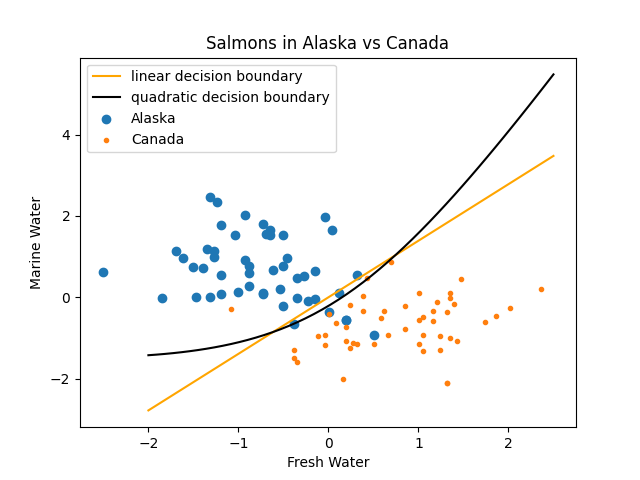

The Python source for this figure:
import pandas as pd
import numpy as np
import matplotlib.pyplot as plt
from argparse import ArgumentParser

parser = ArgumentParser()
parser.add_argument('-x',dest='x_csv',required=False,default='../ass1_data/data/q4/q4x.dat',help='Path to csv file q4x.dat')
parser.add_argument('-y',dest='y_csv',required=False,default='../ass1_data/data/q4/q4y.dat',help='Path to csv file q4y.dat')
parser.add_argument('-p',dest='p',required=False,default='4.png',help='Path to png file for Q4 showing GDA decision boundaries')

args = parser.parse_args()

def normalize(x):
    '''
    :param x: linear X (numpy array)
    :return: normalized numpy arrays x
    '''
    mean = 0
    n = x.shape[0]
    for i in range(n):
        mean+=x[i]
    mean = mean/n
    variation = 0
    for i in range(n):
        variation += np.power(x[i]-mean,2)
    variation = variation/n
    x = (x-mean)/np.sqrt(variation)
    return x

def mu0(x,y):
    return (np.sum((1-y)*x,axis=1)/np.sum(1-y)).reshape((2,1))

def mu1(x,y):
    return (np.sum(y*x,axis=1)/np.sum(y)).reshape((2,1))

def sigma(x,y,mu,n,m):
    s = np.zeros((n,n))
    for i in range(m):
        s += np.matmul(x[:,i].reshape(2,1)-mu[y[0,i]],(x[:,i].reshape(2,1)-mu[y[0,i]]).T)
    s = s/m
    return s

def sigma0(x,y,mu_0,n,m):
    s = np.zeros((n,n))
    for i in range(m):
        if(y[0,i]==0):
            s += np.matmul(x[:,i].reshape(2,1)-mu_0,(x[:,i].reshape(2,1)-mu_0).T)
    s = s/np.sum(1-y)
    return s

def sigma1(x,y,mu_1,n,m):
    s = np.zeros((n,n))
    for i in range(m):
        if(y[0,i]==1):
            s += np.matmul(x[:,i].reshape(2,1)-mu_1,(x[:,i].reshape(2,1)-mu_1).T)
    s = s/np.sum(y)
    return s

def linear_decision_boundary(x1,mu_0,mu_1,sigma_01,c):
    sigma_inv = np.linalg.inv(sigma_01)
    term1 = (np.matmul(mu_0.T,sigma_inv) - np.matmul(mu_1.T,sigma_inv)).squeeze(0)
    term2 = np.matmul(np.matmul(mu_0.T,sigma_inv),mu_0) - np.matmul(np.matmul(mu_1.T,sigma_inv),mu_1)
    return (-term1[0]*x1 -c + term2[0]/2)/term1[1]

def quadratic_decision_boundary(x1,mu_0,mu_1,sigma_0,sigma_1,constant):
    sigma_0_inv = np.linalg.inv(sigma_0)
    sigma_1_inv = np.linalg.inv(sigma_1)
    t1 = sigma_0_inv-sigma_1_inv
    a = t1[0][0]
    b = t1[1][1]
    c = (t1[0][1]+t1[1][0])
    t2 = -2*(np.matmul(mu_0.T,sigma_0_inv)-np.matmul(mu_1.T,sigma_1_inv)).squeeze()
    d = t2[0]
    e = t2[1]
    f = -2*constant + np.matmul(mu_0.T,np.matmul(sigma_0_inv,mu_0)) - np.matmul(mu_1.T,np.matmul(sigma_1_inv,mu_1))
    x2 = (-(c*x1+e) +np.sqrt(np.square(c*x1+e)-4*b*(a*np.square(x1)+d*x1+f)))/(2*b)
    return x2


def quadratic_decision_boundary2(x1, mu_0, mu_1, sigma_0, sigma_1, constant):
    sigma_0_inv = np.linalg.inv(sigma_0)
    sigma_1_inv = np.linalg.inv(sigma_1)
    t1 = sigma_0_inv - sigma_1_inv
    a = t1[0][0]
    b = t1[1][1]
    c = (t1[0][1] + t1[1][0])
    t2 = -2 * (np.matmul(mu_0.T, sigma_0_inv) - np.matmul(mu_1.T, sigma_1_inv)).squeeze()
    # print(t2.shape)
    d = t2[0]
    e = t2[1]
    f = -2 * constant + np.matmul(mu_0.T, np.matmul(sigma_0_inv, mu_0)) - np.matmul(mu_1.T,
                                                                                    np.matmul(sigma_1_inv, mu_1))
    x2 = (-(c * x1 + e) - np.sqrt(np.square(c * x1 + e) - 4 * b * (a * np.square(x1) + d * x1 + f))) / (2 * b)
    return x2

# x_csv = '../ass1_data/data/q4/q4x.dat'
# y_csv = '../ass1_data/data/q4/q4y.dat'

x_csv = args.x_csv
y_csv = args.y_csv

x_data = pd.read_csv(x_csv,header=None,delimiter='  ',engine='python')
y_data = pd.read_csv(y_csv,header=None)

# print(x_data)
# print(y_data)

m = len(y_data)

x1 = np.array(x_data[0].tolist()).astype(dtype=float)
x2 = np.array(x_data[1].tolist()).astype(dtype=float)

x = np.zeros((2,m))

x[0] = normalize(x1)
x[1] = normalize(x2)

y = np.array((y_data[0]=='Canada').tolist()).astype(dtype=int).reshape((1,m))

n = 2

mu_0 = mu0(x,y)
mu_1 = mu1(x,y)
sigma_01 = sigma(x,y,[mu_0,mu_1],2,m)
sigma_0 = sigma0(x,y,mu_0,2,m)
sigma_1 = sigma1(x,y,mu_1,2,m)

print("mu_0 : \n{}\n\n mu_1 : \n{}\n\n sigma : \n{}\n\n sigma_0 : \n{}\n\n sigma_1 : \n{}\n\n".format(mu_0,mu_1,sigma_01,sigma_0,sigma_1))

y0 = np.where(y[0]==0)
y1 = np.where(y[0]==1)

phi = np.sum(y[0])/m
print('phi : {}'.format(phi))

# calculating linear decision boundary
x1 = np.linspace(-2,2.5)
c = np.log((1-phi)/phi)
x2 = linear_decision_boundary(x1,mu_0,mu_1,sigma_01,c)

# calculating quadratic decision boundary
c = np.log(((1-phi)/phi)*(np.sqrt(np.linalg.det(sigma_1))/np.sqrt(np.linalg.det(sigma_0))))
x2_quadratic = quadratic_decision_boundary2(x1,mu_0,mu_1,sigma_0,sigma_1,c).squeeze()

fig0 = plt.figure(0)
plt.scatter(x[0][y0],x[1][y0],marker='o',label='Alaska')
plt.scatter(x[0][y1],x[1][y1],marker='.',label='Canada')
plt.title('Salmons in Alaska vs Canada')
plt.xlabel('Fresh Water')
plt.ylabel('Marine Water')
plt.plot(x1,x2,color='orange',label='linear decision boundary')
plt.plot(x1,x2_quadratic,color='black',label='quadratic decision boundary')
plt.legend()
plt.savefig(args.p)
plt.show()